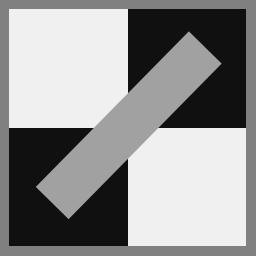
%> input picture CS4495 - Computer Vision/PS1/ps1-input0a.png, 256 x 256 px
$ octave ps1_3.m   (GNU Octave 9; MATLAB toolbox functions it lacks are replaced by stand-ins)
%> lines starting %> are read from the running program, lines starting %| are printed output that depends on the picture; in (x1, y1, x2, y2) boxes, pixels count from 0 and x2, y2 are one past the last pixel; in counts of white or black regions, pixels touching at a corner belong together; the program's own positions count from 1
image = imread('http://www.cc.gatech.edu/~afb/classes/CS4495-Fall2014/ProblemSets/PS1/Data/ps1-input0a.png');
%> image is the input picture: size 256x256 uint8; min 16, max 240, mean 146.6
edge_image = edge(image, 'canny');
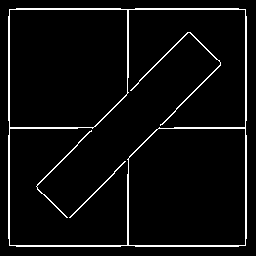
%> edge_image: size 256x256 logical; 4.7% white in thin lines or dots, all inside (x1, y1, x2, y2) = (8, 8, 247, 247)
dD =2;
dTheta = 1;
[size_x, size_y] = size(image);
%> size_x = 256; size_y = 256
d_max = size_x + size_y;
%> d_max = 512
H = zeros((2 * d_max) / dD, 180 / dTheta);
[edge_x, edge_y] = find(edge_image);
%> edge_x = 3107 values from 9 to 247; edge_y = 3107 values from 9 to 247
for i = 1 : size(edge_x)
    x = edge_x(i);
    y = edge_y(i);
    for theta = 1 : dTheta : 180
%> (the run ends here)
